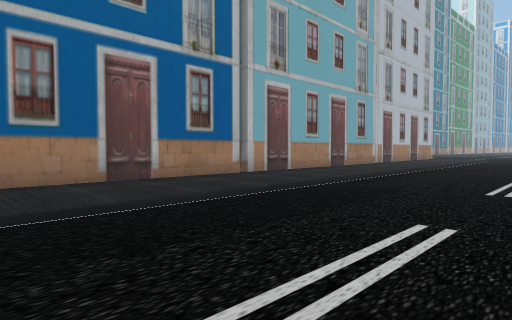
[1] (above)

16 first-person views from a walk through a Unity game level. The camera is 1.5 m above the floor, tilts 2° down and sees 75° across. The floor is counted in squares, 2 m on a side. Each view is taken from the middle of a square. On the plan, view 1 faces up. The plan holds only what a view shows up to about 11 squares ahead; the rest is blank. The place goes on beyond the plan. The player is left out.

[2]
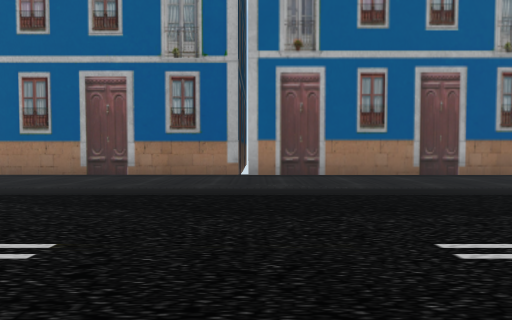

[3]
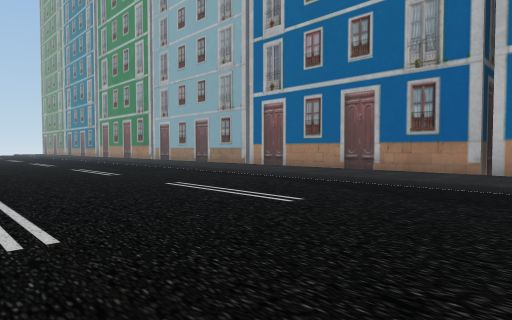

[4]
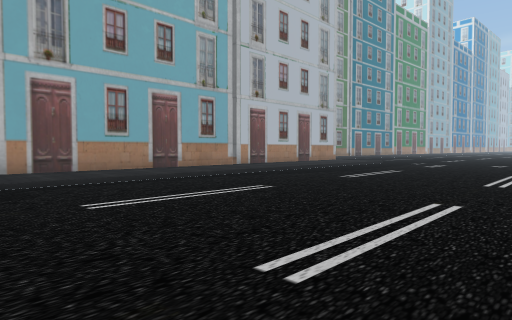

[5]
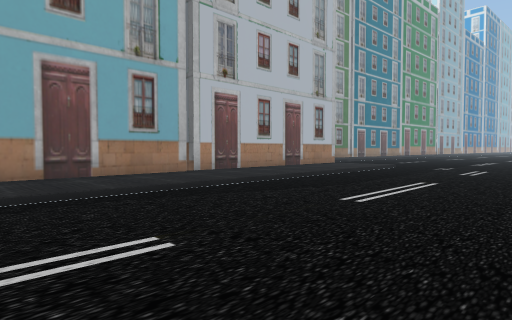

[6]
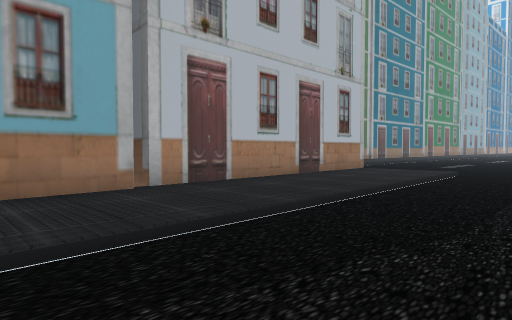

[7]
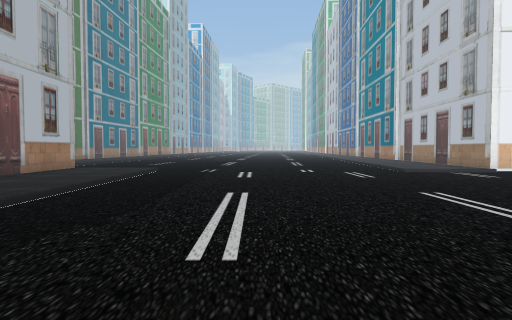

[8]
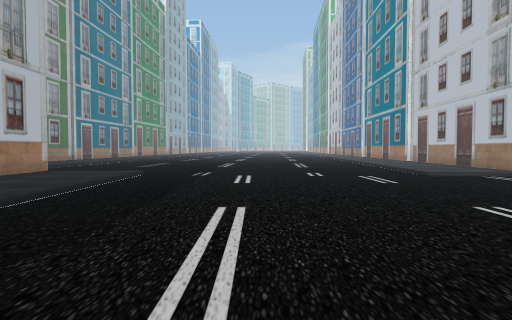

[9]
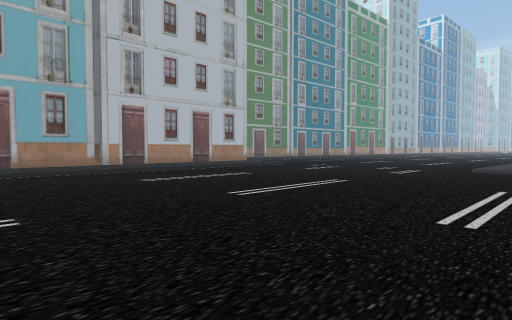

[10]
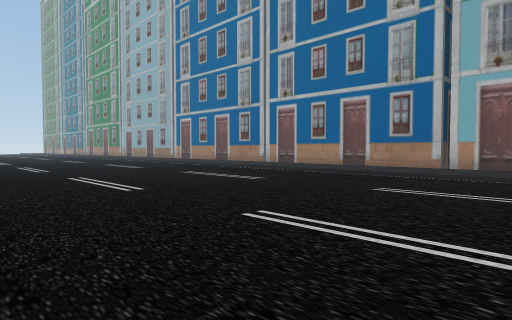

[11]
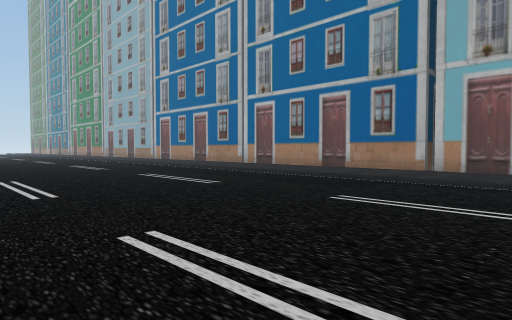

[12]
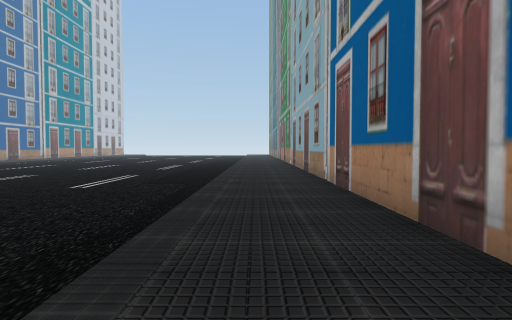

[13]
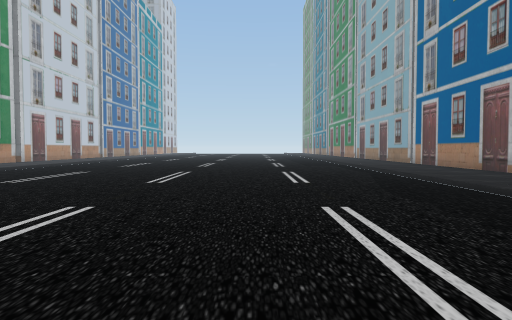

[14]
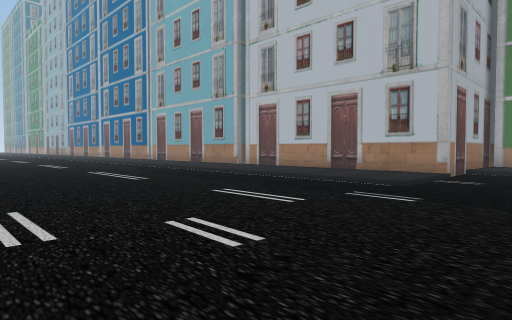

[15]
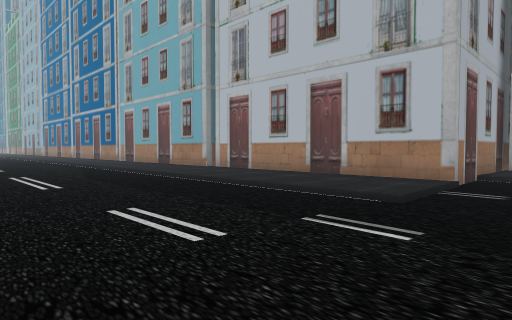

[16]
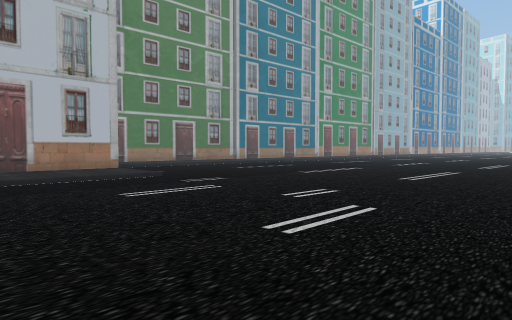

### Floor plan
Key: @ floor where view 1 was taken; # wall or solid block; . main floor; : floor 0.25 m higher than the main floor; / step, stairs or slope.
Columns run from 9 left of view 1 to 22 right of it. Each row starts with its distance up from view 1.
 20                    #............
 19                   #:/...........
 18                  #:::/..........
 17                 #:::/..........
 16               ##:::/...........
 15               #:::/...........
 14              ##::/...........
 13             ##::/.........../
 12            ##::/...........:::#
 11           ##::/............/:##
 10          ##::/............../#
  9         ##::/..............
  8        ##::/..............
  7       ##::/..............
  6      ##::/..............
  5     ##::/...............
  4   ###::/...............
  3   ##::/...............
  2  ##::/............. .
  1 ##::/.............
  0 #::/.....@.......
 -1 ::/............
 -2 :/............
 -3 /...........
 -4 ............
 -5 ............
 -6 ............
 -7 ............
 -8 ....   ....
 -9 ....    ...
-10 ...      ..

Positions as (right, up) in squares from view 1, and headings:
1: (0, 0), facing up
2: (0, -2), facing up-left
3: (2, -2), facing left
4: (6, 1), facing up
5: (7, 5), facing up
6: (7, 9), facing up
7: (7, 8), facing up-right
8: (8, 9), facing up-right
9: (11, 2), facing up
10: (10, 3), facing left
11: (9, 4), facing left
12: (-5, 2), facing down-left
13: (3, 3), facing down-left
14: (19, 15), facing left
15: (17, 16), facing left
16: (15, 9), facing up
